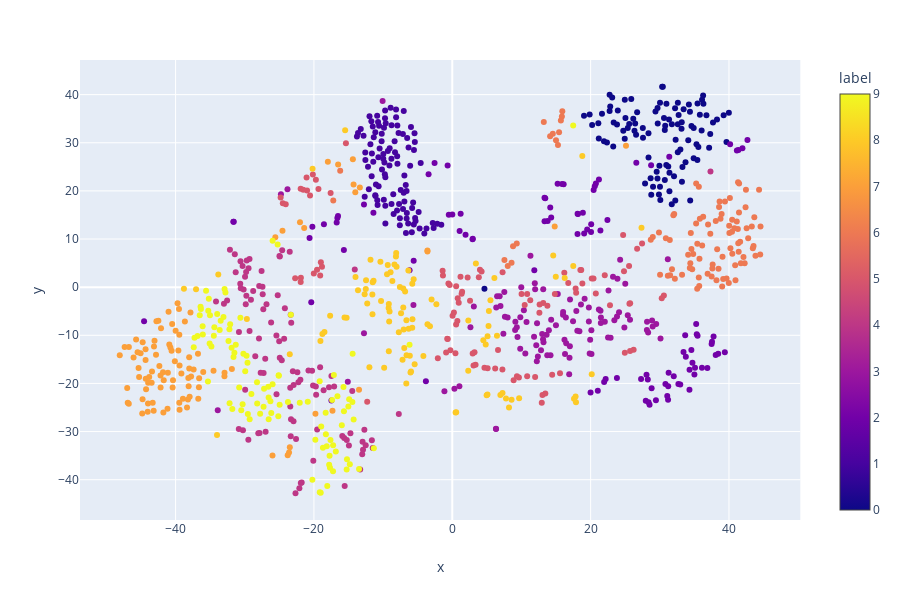

Here is the notebook cell this chart was saved with:
### Markdown cell above
### With 100 Samples

### Code cell
df = plot_tsne(100)
px.scatter(data_frame=df,x='x',y='y',color='label')

### Figure 1 — Plotly figure (JSON) as saved in the notebook; plotly's stock layout.template omitted (floating-point values rounded to 4 significant figures; data arrays with more than 128 entries replaced by an {"elided": "..."} marker saying what was removed)
{"data": [{"hoverlabel": {"namelength": 0}, "hovertemplate": "x=%{x}<br>y=%{y}<br>label=%{marker.color}", "legendgroup": "", "marker": {"color": {"elided": "1000 int values"}, "coloraxis": "coloraxis", "symbol": "circle"}, "mode": "markers", "name": "", "showlegend": false, "type": "scatter", "x": {"elided": "1000 float values"}, "xaxis": "x", "y": {"elided": "1000 float values"}, "yaxis": "y"}], "layout": {"coloraxis": {"colorbar": {"title": {"text": "label"}}, "colorscale": [[0, "#0d0887"], [0.1111, "#46039f"], [0.2222, "#7201a8"], [0.3333, "#9c179e"], [0.4444, "#bd3786"], [0.5556, "#d8576b"], [0.6667, "#ed7953"], [0.7778, "#fb9f3a"], [0.8889, "#fdca26"], [1, "#f0f921"]]}, "height": 600, "legend": {"tracegroupgap": 0}, "margin": {"t": 60}, "xaxis": {"anchor": "y", "domain": [0, 0.98], "title": {"text": "x"}}, "yaxis": {"anchor": "x", "domain": [0, 1], "title": {"text": "y"}}}}
